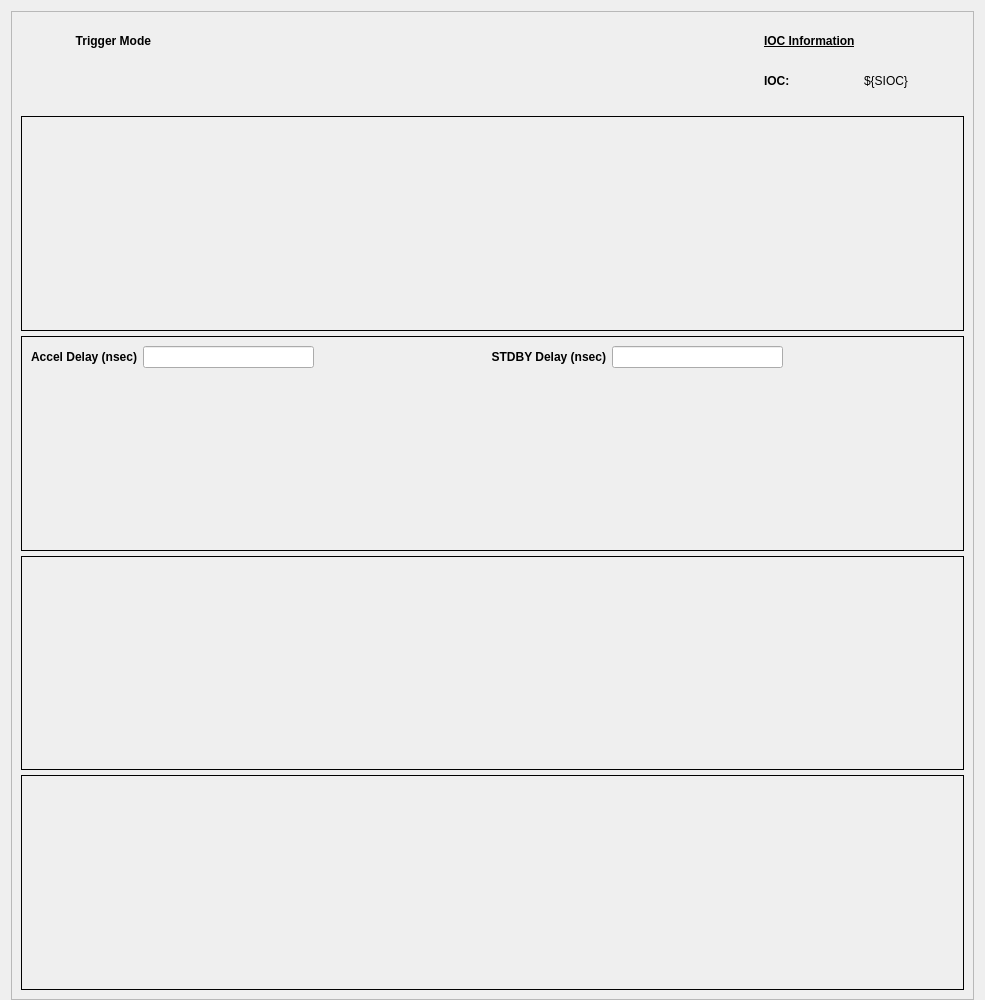
<?xml version="1.0" encoding="UTF-8"?>
<ui version="4.0">
 <class>Form</class>
 <widget class="QWidget" name="Form">
  <property name="geometry">
   <rect>
    <x>0</x>
    <y>0</y>
    <width>985</width>
    <height>1000</height>
   </rect>
  </property>
  <property name="minimumSize">
   <size>
    <width>950</width>
    <height>0</height>
   </size>
  </property>
  <property name="maximumSize">
   <size>
    <width>16777215</width>
    <height>16777215</height>
   </size>
  </property>
  <property name="windowTitle">
   <string>High Level Triggers - ${DEV}</string>
  </property>
  <layout class="QHBoxLayout" name="horizontalLayout">
   <property name="bottomMargin">
    <number>0</number>
   </property>
   <item>
    <widget class="QScrollArea" name="scrollArea">
     <property name="widgetResizable">
      <bool>true</bool>
     </property>
     <widget class="QWidget" name="scrollAreaWidgetContents_2">
      <property name="geometry">
       <rect>
        <x>0</x>
        <y>0</y>
        <width>965</width>
        <height>989</height>
       </rect>
      </property>
      <layout class="QVBoxLayout" name="verticalLayout">
       <item>
        <layout class="QVBoxLayout" name="verticalLayout_6" stretch="0,0,0,0,0,0,0,0,0">
         <property name="spacing">
          <number>0</number>
         </property>
         <item>
          <layout class="QGridLayout" name="gridLayout">
           <property name="bottomMargin">
            <number>10</number>
           </property>
           <item row="0" column="1">
            <spacer name="horizontalSpacer">
             <property name="orientation">
              <enum>Qt::Horizontal</enum>
             </property>
             <property name="sizeType">
              <enum>QSizePolicy::Fixed</enum>
             </property>
             <property name="sizeHint" stdset="0">
              <size>
               <width>10</width>
               <height>10</height>
              </size>
             </property>
            </spacer>
           </item>
           <item row="0" column="4" colspan="2">
            <widget class="QLabel" name="label">
             <property name="minimumSize">
              <size>
               <width>200</width>
               <height>20</height>
              </size>
             </property>
             <property name="font">
              <font>
               <weight>75</weight>
               <bold>true</bold>
               <underline>true</underline>
              </font>
             </property>
             <property name="text">
              <string>IOC Information</string>
             </property>
            </widget>
           </item>
           <item row="0" column="3">
            <spacer name="horizontalSpacer_5">
             <property name="orientation">
              <enum>Qt::Horizontal</enum>
             </property>
             <property name="sizeHint" stdset="0">
              <size>
               <width>190</width>
               <height>10</height>
              </size>
             </property>
            </spacer>
           </item>
           <item row="0" column="0">
            <widget class="QLabel" name="label_3">
             <property name="minimumSize">
              <size>
               <width>130</width>
               <height>20</height>
              </size>
             </property>
             <property name="font">
              <font>
               <weight>75</weight>
               <bold>true</bold>
              </font>
             </property>
             <property name="text">
              <string>Trigger Mode</string>
             </property>
             <property name="alignment">
              <set>Qt::AlignRight|Qt::AlignTrailing|Qt::AlignVCenter</set>
             </property>
            </widget>
           </item>
           <item row="1" column="5">
            <widget class="PyDMLabel" name="PyDMLabel">
             <property name="sizePolicy">
              <sizepolicy hsizetype="Fixed" vsizetype="Preferred">
               <horstretch>0</horstretch>
               <verstretch>0</verstretch>
              </sizepolicy>
             </property>
             <property name="minimumSize">
              <size>
               <width>100</width>
               <height>20</height>
              </size>
             </property>
             <property name="toolTip">
              <string/>
             </property>
             <property name="text">
              <string>${SIOC}</string>
             </property>
            </widget>
           </item>
           <item row="0" column="2">
            <widget class="PyDMEnumButton" name="PyDMEnumButton_2">
             <property name="sizePolicy">
              <sizepolicy hsizetype="Expanding" vsizetype="Preferred">
               <horstretch>0</horstretch>
               <verstretch>0</verstretch>
              </sizepolicy>
             </property>
             <property name="minimumSize">
              <size>
               <width>0</width>
               <height>20</height>
              </size>
             </property>
             <property name="maximumSize">
              <size>
               <width>16777215</width>
               <height>40</height>
              </size>
             </property>
             <property name="toolTip">
              <string/>
             </property>
             <property name="styleSheet">
              <string notr="true">QPushButton{font: 8px;}</string>
             </property>
             <property name="alarmSensitiveContent" stdset="0">
              <bool>false</bool>
             </property>
             <property name="alarmSensitiveBorder" stdset="0">
              <bool>true</bool>
             </property>
             <property name="PyDMToolTip" stdset="0">
              <string/>
             </property>
             <property name="channel" stdset="0">
              <string>ca://${DEV}:MODECFG</string>
             </property>
             <property name="items" stdset="0">
              <stringlist/>
             </property>
             <property name="useCustomOrder" stdset="0">
              <bool>false</bool>
             </property>
             <property name="invertOrder" stdset="0">
              <bool>false</bool>
             </property>
             <property name="customOrder" stdset="0">
              <stringlist/>
             </property>
             <property name="orientation" stdset="0">
              <enum>Qt::Horizontal</enum>
             </property>
             <property name="marginTop" stdset="0">
              <number>0</number>
             </property>
             <property name="marginBottom" stdset="0">
              <number>0</number>
             </property>
             <property name="marginLeft" stdset="0">
              <number>0</number>
             </property>
             <property name="marginRight" stdset="0">
              <number>0</number>
             </property>
             <property name="horizontalSpacing" stdset="0">
              <number>0</number>
             </property>
             <property name="verticalSpacing" stdset="0">
              <number>0</number>
             </property>
             <property name="checkable" stdset="0">
              <bool>true</bool>
             </property>
            </widget>
           </item>
           <item row="1" column="4">
            <widget class="QLabel" name="label_2">
             <property name="sizePolicy">
              <sizepolicy hsizetype="Fixed" vsizetype="Preferred">
               <horstretch>0</horstretch>
               <verstretch>0</verstretch>
              </sizepolicy>
             </property>
             <property name="minimumSize">
              <size>
               <width>100</width>
               <height>20</height>
              </size>
             </property>
             <property name="maximumSize">
              <size>
               <width>16777215</width>
               <height>40</height>
              </size>
             </property>
             <property name="font">
              <font>
               <weight>75</weight>
               <bold>true</bold>
              </font>
             </property>
             <property name="text">
              <string>IOC: </string>
             </property>
            </widget>
           </item>
          </layout>
         </item>
         <item>
          <spacer name="verticalSpacer_3">
           <property name="orientation">
            <enum>Qt::Vertical</enum>
           </property>
           <property name="sizeType">
            <enum>QSizePolicy::Fixed</enum>
           </property>
           <property name="sizeHint" stdset="0">
            <size>
             <width>20</width>
             <height>5</height>
            </size>
           </property>
          </spacer>
         </item>
         <item>
          <widget class="QFrame" name="frame_3">
           <property name="frameShape">
            <enum>QFrame::Box</enum>
           </property>
           <property name="frameShadow">
            <enum>QFrame::Plain</enum>
           </property>
           <layout class="QVBoxLayout" name="verticalLayout_3">
            <property name="spacing">
             <number>0</number>
            </property>
            <property name="leftMargin">
             <number>0</number>
            </property>
            <property name="topMargin">
             <number>0</number>
            </property>
            <property name="rightMargin">
             <number>0</number>
            </property>
            <property name="bottomMargin">
             <number>0</number>
            </property>
            <item>
             <widget class="PyDMEmbeddedDisplay" name="PyDMEmbeddedDisplay_9">
              <property name="toolTip">
               <string/>
              </property>
              <property name="frameShape">
               <enum>QFrame::NoFrame</enum>
              </property>
              <property name="macros" stdset="0">
               <string>{}</string>
              </property>
              <property name="filename" stdset="0">
               <string>xtcav_hl_triggers_sys2_header.ui</string>
              </property>
              <property name="loadWhenShown" stdset="0">
               <bool>true</bool>
              </property>
              <property name="disconnectWhenHidden" stdset="0">
               <bool>true</bool>
              </property>
              <property name="followSymlinks" stdset="0">
               <bool>false</bool>
              </property>
             </widget>
            </item>
            <item>
             <widget class="PyDMEmbeddedDisplay" name="PyDMEmbeddedDisplay_11">
              <property name="minimumSize">
               <size>
                <width>749</width>
                <height>0</height>
               </size>
              </property>
              <property name="toolTip">
               <string/>
              </property>
              <property name="frameShape">
               <enum>QFrame::NoFrame</enum>
              </property>
              <property name="lineWidth">
               <number>1</number>
              </property>
              <property name="macros" stdset="0">
               <string>{&quot;SYS&quot;:&quot;DAQMUX&quot;, &quot;SYS2&quot;:&quot;DAQMUX&quot;}</string>
              </property>
              <property name="filename" stdset="0">
               <string>xtcav_hl_triggers_sys2.ui</string>
              </property>
              <property name="loadWhenShown" stdset="0">
               <bool>true</bool>
              </property>
              <property name="disconnectWhenHidden" stdset="0">
               <bool>true</bool>
              </property>
              <property name="followSymlinks" stdset="0">
               <bool>false</bool>
              </property>
             </widget>
            </item>
            <item>
             <widget class="PyDMEmbeddedDisplay" name="PyDMEmbeddedDisplay_10">
              <property name="minimumSize">
               <size>
                <width>749</width>
                <height>0</height>
               </size>
              </property>
              <property name="toolTip">
               <string/>
              </property>
              <property name="frameShape">
               <enum>QFrame::NoFrame</enum>
              </property>
              <property name="lineWidth">
               <number>1</number>
              </property>
              <property name="macros" stdset="0">
               <string>{&quot;SYS&quot;: &quot;ACALGN&quot;, &quot;SYS2&quot;: &quot;AC Align&quot;}</string>
              </property>
              <property name="filename" stdset="0">
               <string>xtcav_hl_triggers_sys2.ui</string>
              </property>
              <property name="loadWhenShown" stdset="0">
               <bool>true</bool>
              </property>
              <property name="disconnectWhenHidden" stdset="0">
               <bool>true</bool>
              </property>
              <property name="followSymlinks" stdset="0">
               <bool>false</bool>
              </property>
             </widget>
            </item>
           </layout>
          </widget>
         </item>
         <item>
          <spacer name="verticalSpacer_2">
           <property name="orientation">
            <enum>Qt::Vertical</enum>
           </property>
           <property name="sizeType">
            <enum>QSizePolicy::Fixed</enum>
           </property>
           <property name="sizeHint" stdset="0">
            <size>
             <width>20</width>
             <height>5</height>
            </size>
           </property>
          </spacer>
         </item>
         <item>
          <widget class="QFrame" name="frame">
           <property name="frameShape">
            <enum>QFrame::Box</enum>
           </property>
           <property name="frameShadow">
            <enum>QFrame::Plain</enum>
           </property>
           <layout class="QVBoxLayout" name="verticalLayout_2">
            <property name="spacing">
             <number>0</number>
            </property>
            <property name="leftMargin">
             <number>0</number>
            </property>
            <property name="topMargin">
             <number>0</number>
            </property>
            <property name="rightMargin">
             <number>0</number>
            </property>
            <property name="bottomMargin">
             <number>0</number>
            </property>
            <item>
             <widget class="QFrame" name="frame_2">
              <property name="frameShape">
               <enum>QFrame::NoFrame</enum>
              </property>
              <property name="frameShadow">
               <enum>QFrame::Raised</enum>
              </property>
              <layout class="QHBoxLayout" name="horizontalLayout_2">
               <item>
                <widget class="QLabel" name="label_4">
                 <property name="font">
                  <font>
                   <weight>75</weight>
                   <bold>true</bold>
                  </font>
                 </property>
                 <property name="text">
                  <string>Accel Delay (nsec)</string>
                 </property>
                 <property name="alignment">
                  <set>Qt::AlignRight|Qt::AlignTrailing|Qt::AlignVCenter</set>
                 </property>
                </widget>
               </item>
               <item>
                <widget class="PyDMLineEdit" name="PyDMLineEdit_3">
                 <property name="enabled">
                  <bool>true</bool>
                 </property>
                 <property name="sizePolicy">
                  <sizepolicy hsizetype="MinimumExpanding" vsizetype="Fixed">
                   <horstretch>0</horstretch>
                   <verstretch>0</verstretch>
                  </sizepolicy>
                 </property>
                 <property name="minimumSize">
                  <size>
                   <width>100</width>
                   <height>0</height>
                  </size>
                 </property>
                 <property name="toolTip">
                  <string/>
                 </property>
                 <property name="alignment">
                  <set>Qt::AlignCenter</set>
                 </property>
                 <property name="precision" stdset="0">
                  <number>0</number>
                 </property>
                 <property name="showUnits" stdset="0">
                  <bool>false</bool>
                 </property>
                 <property name="precisionFromPV" stdset="0">
                  <bool>true</bool>
                 </property>
                 <property name="alarmSensitiveContent" stdset="0">
                  <bool>true</bool>
                 </property>
                 <property name="alarmSensitiveBorder" stdset="0">
                  <bool>true</bool>
                 </property>
                 <property name="PyDMToolTip" stdset="0">
                  <string/>
                 </property>
                 <property name="channel" stdset="0">
                  <string>ca://${DEV}:TRG_ACCL_TDES</string>
                 </property>
                </widget>
               </item>
               <item>
                <spacer name="horizontalSpacer_6">
                 <property name="orientation">
                  <enum>Qt::Horizontal</enum>
                 </property>
                 <property name="sizeHint" stdset="0">
                  <size>
                   <width>40</width>
                   <height>20</height>
                  </size>
                 </property>
                </spacer>
               </item>
               <item>
                <widget class="QLabel" name="label_6">
                 <property name="font">
                  <font>
                   <weight>75</weight>
                   <bold>true</bold>
                  </font>
                 </property>
                 <property name="text">
                  <string>STDBY Delay (nsec)</string>
                 </property>
                 <property name="alignment">
                  <set>Qt::AlignRight|Qt::AlignTrailing|Qt::AlignVCenter</set>
                 </property>
                </widget>
               </item>
               <item>
                <widget class="PyDMLineEdit" name="PyDMLineEdit_4">
                 <property name="enabled">
                  <bool>true</bool>
                 </property>
                 <property name="sizePolicy">
                  <sizepolicy hsizetype="MinimumExpanding" vsizetype="Fixed">
                   <horstretch>0</horstretch>
                   <verstretch>0</verstretch>
                  </sizepolicy>
                 </property>
                 <property name="minimumSize">
                  <size>
                   <width>100</width>
                   <height>0</height>
                  </size>
                 </property>
                 <property name="toolTip">
                  <string/>
                 </property>
                 <property name="alignment">
                  <set>Qt::AlignCenter</set>
                 </property>
                 <property name="precision" stdset="0">
                  <number>0</number>
                 </property>
                 <property name="showUnits" stdset="0">
                  <bool>false</bool>
                 </property>
                 <property name="precisionFromPV" stdset="0">
                  <bool>true</bool>
                 </property>
                 <property name="alarmSensitiveContent" stdset="0">
                  <bool>true</bool>
                 </property>
                 <property name="alarmSensitiveBorder" stdset="0">
                  <bool>true</bool>
                 </property>
                 <property name="PyDMToolTip" stdset="0">
                  <string/>
                 </property>
                 <property name="channel" stdset="0">
                  <string>ca://${DEV}:TRG_STDBY_TDES</string>
                 </property>
                </widget>
               </item>
               <item>
                <spacer name="horizontalSpacer_7">
                 <property name="orientation">
                  <enum>Qt::Horizontal</enum>
                 </property>
                 <property name="sizeHint" stdset="0">
                  <size>
                   <width>40</width>
                   <height>20</height>
                  </size>
                 </property>
                </spacer>
               </item>
              </layout>
             </widget>
            </item>
            <item>
             <widget class="PyDMEmbeddedDisplay" name="PyDMEmbeddedDisplay_5">
              <property name="minimumSize">
               <size>
                <width>749</width>
                <height>0</height>
               </size>
              </property>
              <property name="maximumSize">
               <size>
                <width>16777215</width>
                <height>40</height>
               </size>
              </property>
              <property name="toolTip">
               <string/>
              </property>
              <property name="frameShape">
               <enum>QFrame::NoFrame</enum>
              </property>
              <property name="macros" stdset="0">
               <string>{}</string>
              </property>
              <property name="filename" stdset="0">
               <string>xtcav_hl_triggers_sys_header.ui</string>
              </property>
              <property name="loadWhenShown" stdset="0">
               <bool>true</bool>
              </property>
              <property name="disconnectWhenHidden" stdset="0">
               <bool>true</bool>
              </property>
             </widget>
            </item>
            <item>
             <widget class="PyDMEmbeddedDisplay" name="PyDMEmbeddedDisplay">
              <property name="minimumSize">
               <size>
                <width>749</width>
                <height>0</height>
               </size>
              </property>
              <property name="toolTip">
               <string/>
              </property>
              <property name="frameShape">
               <enum>QFrame::NoFrame</enum>
              </property>
              <property name="macros" stdset="0">
               <string>{&quot;SYS&quot;:&quot;LLRF&quot;}</string>
              </property>
              <property name="filename" stdset="0">
               <string>xtcav_hl_triggers_sys.ui</string>
              </property>
             </widget>
            </item>
            <item>
             <widget class="PyDMEmbeddedDisplay" name="PyDMEmbeddedDisplay_2">
              <property name="minimumSize">
               <size>
                <width>749</width>
                <height>0</height>
               </size>
              </property>
              <property name="toolTip">
               <string/>
              </property>
              <property name="frameShape">
               <enum>QFrame::NoFrame</enum>
              </property>
              <property name="macros" stdset="0">
               <string>{&quot;SYS&quot;: &quot;RTM&quot;}</string>
              </property>
              <property name="filename" stdset="0">
               <string>xtcav_hl_triggers_sys.ui</string>
              </property>
              <property name="loadWhenShown" stdset="0">
               <bool>true</bool>
              </property>
              <property name="disconnectWhenHidden" stdset="0">
               <bool>true</bool>
              </property>
             </widget>
            </item>
            <item>
             <widget class="PyDMEmbeddedDisplay" name="PyDMEmbeddedDisplay_4">
              <property name="minimumSize">
               <size>
                <width>749</width>
                <height>0</height>
               </size>
              </property>
              <property name="toolTip">
               <string/>
              </property>
              <property name="frameShape">
               <enum>QFrame::NoFrame</enum>
              </property>
              <property name="macros" stdset="0">
               <string>{&quot;SYS&quot;: &quot;MOD&quot;}</string>
              </property>
              <property name="filename" stdset="0">
               <string>xtcav_hl_triggers_sys.ui</string>
              </property>
              <property name="loadWhenShown" stdset="0">
               <bool>true</bool>
              </property>
              <property name="disconnectWhenHidden" stdset="0">
               <bool>true</bool>
              </property>
             </widget>
            </item>
            <item>
             <widget class="PyDMEmbeddedDisplay" name="PyDMEmbeddedDisplay_3">
              <property name="minimumSize">
               <size>
                <width>749</width>
                <height>0</height>
               </size>
              </property>
              <property name="toolTip">
               <string/>
              </property>
              <property name="frameShape">
               <enum>QFrame::NoFrame</enum>
              </property>
              <property name="macros" stdset="0">
               <string>{&quot;SYS&quot;: &quot;SSA&quot;}</string>
              </property>
              <property name="filename" stdset="0">
               <string>xtcav_hl_triggers_sys.ui</string>
              </property>
              <property name="loadWhenShown" stdset="0">
               <bool>true</bool>
              </property>
              <property name="disconnectWhenHidden" stdset="0">
               <bool>true</bool>
              </property>
             </widget>
            </item>
           </layout>
          </widget>
         </item>
         <item>
          <spacer name="verticalSpacer_4">
           <property name="orientation">
            <enum>Qt::Vertical</enum>
           </property>
           <property name="sizeType">
            <enum>QSizePolicy::Fixed</enum>
           </property>
           <property name="sizeHint" stdset="0">
            <size>
             <width>20</width>
             <height>5</height>
            </size>
           </property>
          </spacer>
         </item>
         <item>
          <widget class="PyDMEmbeddedDisplay" name="PyDMEmbeddedDisplay_6">
           <property name="minimumSize">
            <size>
             <width>930</width>
             <height>0</height>
            </size>
           </property>
           <property name="toolTip">
            <string/>
           </property>
           <property name="frameShape">
            <enum>QFrame::Box</enum>
           </property>
           <property name="macros" stdset="0">
            <string>{&quot;DEST&quot;: &quot;HXR&quot;}</string>
           </property>
           <property name="filename" stdset="0">
            <string>xtcav_hl_triggers_sys_dest.ui</string>
           </property>
           <property name="loadWhenShown" stdset="0">
            <bool>true</bool>
           </property>
           <property name="disconnectWhenHidden" stdset="0">
            <bool>true</bool>
           </property>
           <property name="followSymlinks" stdset="0">
            <bool>false</bool>
           </property>
          </widget>
         </item>
         <item>
          <spacer name="verticalSpacer_5">
           <property name="orientation">
            <enum>Qt::Vertical</enum>
           </property>
           <property name="sizeType">
            <enum>QSizePolicy::Fixed</enum>
           </property>
           <property name="sizeHint" stdset="0">
            <size>
             <width>20</width>
             <height>5</height>
            </size>
           </property>
          </spacer>
         </item>
         <item>
          <widget class="PyDMEmbeddedDisplay" name="PyDMEmbeddedDisplay_7">
           <property name="minimumSize">
            <size>
             <width>930</width>
             <height>0</height>
            </size>
           </property>
           <property name="toolTip">
            <string/>
           </property>
           <property name="frameShape">
            <enum>QFrame::Box</enum>
           </property>
           <property name="macros" stdset="0">
            <string>{&quot;DEST&quot;: &quot;SXR&quot;}</string>
           </property>
           <property name="filename" stdset="0">
            <string>xtcav_hl_triggers_sys_dest.ui</string>
           </property>
           <property name="loadWhenShown" stdset="0">
            <bool>true</bool>
           </property>
           <property name="disconnectWhenHidden" stdset="0">
            <bool>true</bool>
           </property>
           <property name="followSymlinks" stdset="0">
            <bool>false</bool>
           </property>
          </widget>
         </item>
        </layout>
       </item>
      </layout>
     </widget>
    </widget>
   </item>
  </layout>
 </widget>
 <customwidgets>
  <customwidget>
   <class>PyDMLabel</class>
   <extends>QLabel</extends>
   <header>pydm.widgets.label</header>
  </customwidget>
  <customwidget>
   <class>PyDMEmbeddedDisplay</class>
   <extends>QFrame</extends>
   <header>pydm.widgets.embedded_display</header>
  </customwidget>
  <customwidget>
   <class>PyDMEnumButton</class>
   <extends>QWidget</extends>
   <header>pydm.widgets.enum_button</header>
  </customwidget>
  <customwidget>
   <class>PyDMLineEdit</class>
   <extends>QLineEdit</extends>
   <header>pydm.widgets.line_edit</header>
  </customwidget>
 </customwidgets>
 <resources/>
 <connections/>
</ui>
